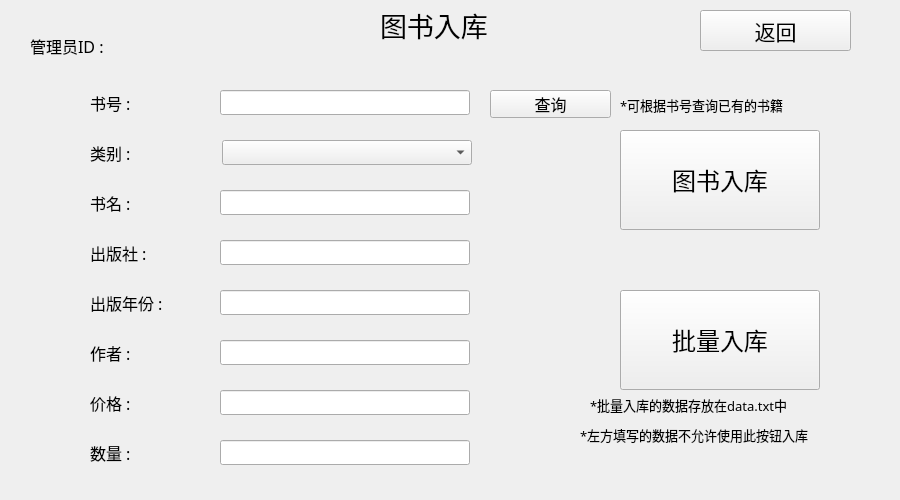
<?xml version="1.0" encoding="UTF-8"?>
<ui version="4.0">
 <class>InsertBook</class>
 <widget class="QWidget" name="InsertBook">
  <property name="geometry">
   <rect>
    <x>0</x>
    <y>0</y>
    <width>900</width>
    <height>500</height>
   </rect>
  </property>
  <property name="windowTitle">
   <string>图书入库</string>
  </property>
  <widget class="QLineEdit" name="bno_line">
   <property name="geometry">
    <rect>
     <x>220</x>
     <y>90</y>
     <width>250</width>
     <height>25</height>
    </rect>
   </property>
   <property name="font">
    <font>
     <family>宋体</family>
     <pointsize>12</pointsize>
    </font>
   </property>
  </widget>
  <widget class="QLabel" name="bno">
   <property name="geometry">
    <rect>
     <x>90</x>
     <y>90</y>
     <width>81</width>
     <height>25</height>
    </rect>
   </property>
   <property name="font">
    <font>
     <family>宋体</family>
     <pointsize>12</pointsize>
    </font>
   </property>
   <property name="text">
    <string>书号 : </string>
   </property>
  </widget>
  <widget class="QLabel" name="titleinsertbooklabel">
   <property name="geometry">
    <rect>
     <x>380</x>
     <y>10</y>
     <width>140</width>
     <height>30</height>
    </rect>
   </property>
   <property name="font">
    <font>
     <family>宋体</family>
     <pointsize>20</pointsize>
    </font>
   </property>
   <property name="text">
    <string>图书入库</string>
   </property>
  </widget>
  <widget class="QLabel" name="category">
   <property name="geometry">
    <rect>
     <x>90</x>
     <y>140</y>
     <width>81</width>
     <height>25</height>
    </rect>
   </property>
   <property name="font">
    <font>
     <family>宋体</family>
     <pointsize>12</pointsize>
    </font>
   </property>
   <property name="text">
    <string>类别 : </string>
   </property>
  </widget>
  <widget class="QLineEdit" name="press_line">
   <property name="geometry">
    <rect>
     <x>220</x>
     <y>240</y>
     <width>250</width>
     <height>25</height>
    </rect>
   </property>
   <property name="font">
    <font>
     <family>宋体</family>
     <pointsize>12</pointsize>
    </font>
   </property>
  </widget>
  <widget class="QLabel" name="press">
   <property name="geometry">
    <rect>
     <x>90</x>
     <y>240</y>
     <width>91</width>
     <height>25</height>
    </rect>
   </property>
   <property name="font">
    <font>
     <family>宋体</family>
     <pointsize>12</pointsize>
    </font>
   </property>
   <property name="text">
    <string>出版社 :</string>
   </property>
  </widget>
  <widget class="QLineEdit" name="year_line">
   <property name="geometry">
    <rect>
     <x>220</x>
     <y>290</y>
     <width>250</width>
     <height>25</height>
    </rect>
   </property>
   <property name="font">
    <font>
     <family>宋体</family>
     <pointsize>12</pointsize>
    </font>
   </property>
  </widget>
  <widget class="QLabel" name="year">
   <property name="geometry">
    <rect>
     <x>90</x>
     <y>290</y>
     <width>101</width>
     <height>25</height>
    </rect>
   </property>
   <property name="font">
    <font>
     <family>宋体</family>
     <pointsize>12</pointsize>
    </font>
   </property>
   <property name="text">
    <string>出版年份 :</string>
   </property>
  </widget>
  <widget class="QLineEdit" name="author_line">
   <property name="geometry">
    <rect>
     <x>220</x>
     <y>340</y>
     <width>250</width>
     <height>25</height>
    </rect>
   </property>
   <property name="font">
    <font>
     <family>宋体</family>
     <pointsize>12</pointsize>
    </font>
   </property>
  </widget>
  <widget class="QLabel" name="author">
   <property name="geometry">
    <rect>
     <x>90</x>
     <y>340</y>
     <width>81</width>
     <height>25</height>
    </rect>
   </property>
   <property name="font">
    <font>
     <family>宋体</family>
     <pointsize>12</pointsize>
    </font>
   </property>
   <property name="text">
    <string>作者 :</string>
   </property>
  </widget>
  <widget class="QLineEdit" name="price_line">
   <property name="geometry">
    <rect>
     <x>220</x>
     <y>390</y>
     <width>250</width>
     <height>25</height>
    </rect>
   </property>
   <property name="font">
    <font>
     <family>宋体</family>
     <pointsize>12</pointsize>
    </font>
   </property>
  </widget>
  <widget class="QLabel" name="price">
   <property name="geometry">
    <rect>
     <x>90</x>
     <y>390</y>
     <width>81</width>
     <height>25</height>
    </rect>
   </property>
   <property name="font">
    <font>
     <family>宋体</family>
     <pointsize>12</pointsize>
    </font>
   </property>
   <property name="text">
    <string>价格 :</string>
   </property>
  </widget>
  <widget class="QLineEdit" name="total_line">
   <property name="geometry">
    <rect>
     <x>220</x>
     <y>440</y>
     <width>250</width>
     <height>25</height>
    </rect>
   </property>
   <property name="font">
    <font>
     <family>宋体</family>
     <pointsize>12</pointsize>
    </font>
   </property>
  </widget>
  <widget class="QLabel" name="total">
   <property name="geometry">
    <rect>
     <x>90</x>
     <y>440</y>
     <width>81</width>
     <height>25</height>
    </rect>
   </property>
   <property name="font">
    <font>
     <family>宋体</family>
     <pointsize>12</pointsize>
    </font>
   </property>
   <property name="text">
    <string>数量 :</string>
   </property>
  </widget>
  <widget class="QComboBox" name="category_comboBox">
   <property name="geometry">
    <rect>
     <x>222</x>
     <y>140</y>
     <width>250</width>
     <height>25</height>
    </rect>
   </property>
   <property name="font">
    <font>
     <family>宋体</family>
     <pointsize>12</pointsize>
    </font>
   </property>
   <item>
    <property name="text">
     <string/>
    </property>
   </item>
   <item>
    <property name="text">
     <string>计算机科学</string>
    </property>
   </item>
   <item>
    <property name="text">
     <string>软件技术</string>
    </property>
   </item>
   <item>
    <property name="text">
     <string>汇编语言</string>
    </property>
   </item>
   <item>
    <property name="text">
     <string>数字货币与区块链技术</string>
    </property>
   </item>
   <item>
    <property name="text">
     <string>航空航天</string>
    </property>
   </item>
   <item>
    <property name="text">
     <string>工业技术</string>
    </property>
   </item>
   <item>
    <property name="text">
     <string>政治</string>
    </property>
   </item>
   <item>
    <property name="text">
     <string>法律</string>
    </property>
   </item>
   <item>
    <property name="text">
     <string>New Item</string>
    </property>
   </item>
   <item>
    <property name="text">
     <string>哲学</string>
    </property>
   </item>
   <item>
    <property name="text">
     <string>经济</string>
    </property>
   </item>
   <item>
    <property name="text">
     <string>历史</string>
    </property>
   </item>
   <item>
    <property name="text">
     <string>地理</string>
    </property>
   </item>
   <item>
    <property name="text">
     <string>金融</string>
    </property>
   </item>
   <item>
    <property name="text">
     <string>农业科学</string>
    </property>
   </item>
   <item>
    <property name="text">
     <string>环境科学</string>
    </property>
   </item>
   <item>
    <property name="text">
     <string>交通运输</string>
    </property>
   </item>
   <item>
    <property name="text">
     <string>数学</string>
    </property>
   </item>
   <item>
    <property name="text">
     <string>生物</string>
    </property>
   </item>
   <item>
    <property name="text">
     <string>化学</string>
    </property>
   </item>
   <item>
    <property name="text">
     <string>物理</string>
    </property>
   </item>
   <item>
    <property name="text">
     <string>天文学</string>
    </property>
   </item>
   <item>
    <property name="text">
     <string>医药学</string>
    </property>
   </item>
   <item>
    <property name="text">
     <string>卫生</string>
    </property>
   </item>
   <item>
    <property name="text">
     <string>艺术</string>
    </property>
   </item>
   <item>
    <property name="text">
     <string>文学</string>
    </property>
   </item>
   <item>
    <property name="text">
     <string>体育</string>
    </property>
   </item>
   <item>
    <property name="text">
     <string>语言学</string>
    </property>
   </item>
   <item>
    <property name="text">
     <string>外语</string>
    </property>
   </item>
   <item>
    <property name="text">
     <string>教育</string>
    </property>
   </item>
   <item>
    <property name="text">
     <string>军事</string>
    </property>
   </item>
   <item>
    <property name="text">
     <string>马克思主义</string>
    </property>
   </item>
   <item>
    <property name="text">
     <string>海洋环境</string>
    </property>
   </item>
  </widget>
  <widget class="QPushButton" name="insertbookbutton">
   <property name="geometry">
    <rect>
     <x>620</x>
     <y>130</y>
     <width>200</width>
     <height>100</height>
    </rect>
   </property>
   <property name="font">
    <font>
     <family>宋体</family>
     <pointsize>18</pointsize>
    </font>
   </property>
   <property name="text">
    <string>图书入库</string>
   </property>
  </widget>
  <widget class="QPushButton" name="insertmanybookbutton">
   <property name="geometry">
    <rect>
     <x>620</x>
     <y>290</y>
     <width>200</width>
     <height>100</height>
    </rect>
   </property>
   <property name="font">
    <font>
     <family>宋体</family>
     <pointsize>18</pointsize>
    </font>
   </property>
   <property name="text">
    <string>批量入库</string>
   </property>
  </widget>
  <widget class="QLabel" name="idlabel">
   <property name="geometry">
    <rect>
     <x>30</x>
     <y>30</y>
     <width>621</width>
     <height>31</height>
    </rect>
   </property>
   <property name="font">
    <font>
     <family>宋体</family>
     <pointsize>12</pointsize>
    </font>
   </property>
   <property name="text">
    <string>管理员ID : </string>
   </property>
  </widget>
  <widget class="QPushButton" name="back">
   <property name="geometry">
    <rect>
     <x>700</x>
     <y>10</y>
     <width>151</width>
     <height>41</height>
    </rect>
   </property>
   <property name="font">
    <font>
     <family>宋体</family>
     <pointsize>16</pointsize>
    </font>
   </property>
   <property name="text">
    <string>返回</string>
   </property>
  </widget>
  <widget class="QLineEdit" name="booktitle_line">
   <property name="geometry">
    <rect>
     <x>220</x>
     <y>190</y>
     <width>250</width>
     <height>25</height>
    </rect>
   </property>
   <property name="font">
    <font>
     <family>宋体</family>
     <pointsize>12</pointsize>
    </font>
   </property>
  </widget>
  <widget class="QLabel" name="booktitle">
   <property name="geometry">
    <rect>
     <x>90</x>
     <y>190</y>
     <width>91</width>
     <height>25</height>
    </rect>
   </property>
   <property name="font">
    <font>
     <family>宋体</family>
     <pointsize>12</pointsize>
    </font>
   </property>
   <property name="text">
    <string>书名 :</string>
   </property>
  </widget>
  <widget class="QPushButton" name="pushButton">
   <property name="geometry">
    <rect>
     <x>490</x>
     <y>90</y>
     <width>121</width>
     <height>28</height>
    </rect>
   </property>
   <property name="font">
    <font>
     <family>宋体</family>
     <pointsize>12</pointsize>
    </font>
   </property>
   <property name="text">
    <string>查询</string>
   </property>
  </widget>
  <widget class="QLabel" name="notelabel">
   <property name="geometry">
    <rect>
     <x>590</x>
     <y>390</y>
     <width>271</width>
     <height>30</height>
    </rect>
   </property>
   <property name="font">
    <font>
     <family>宋体</family>
     <pointsize>10</pointsize>
    </font>
   </property>
   <property name="text">
    <string>*批量入库的数据存放在data.txt中</string>
   </property>
  </widget>
  <widget class="QLabel" name="notelabel2">
   <property name="geometry">
    <rect>
     <x>580</x>
     <y>420</y>
     <width>310</width>
     <height>30</height>
    </rect>
   </property>
   <property name="font">
    <font>
     <family>宋体</family>
     <pointsize>10</pointsize>
    </font>
   </property>
   <property name="text">
    <string>*左方填写的数据不允许使用此按钮入库</string>
   </property>
  </widget>
  <widget class="QLabel" name="notelabel2_2">
   <property name="geometry">
    <rect>
     <x>620</x>
     <y>90</y>
     <width>221</width>
     <height>30</height>
    </rect>
   </property>
   <property name="font">
    <font>
     <family>宋体</family>
     <pointsize>10</pointsize>
    </font>
   </property>
   <property name="text">
    <string>*可根据书号查询已有的书籍</string>
   </property>
  </widget>
 </widget>
 <resources/>
 <connections/>
</ui>
